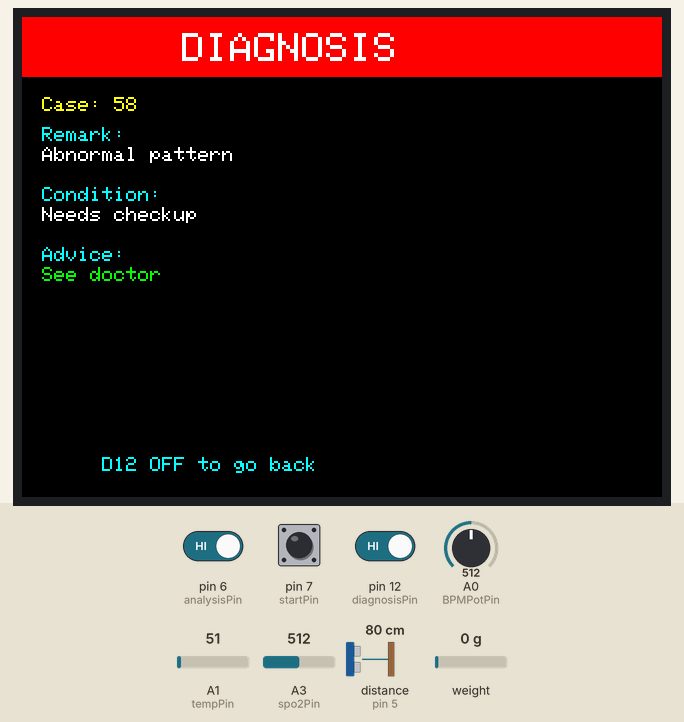
Simulated run of this sketch. Board: Arduino Uno, built with avr-gcc and run on an emulated ATmega328P. Parts: 320×240 colour display. Wiring (inferred from the names in the program): ultrasonic range finder: trigger pin 4; echo pin 5. The inputs (shaded band) are chosen by the test bench; at power-on: pin 12 (diagnosisPin) HIGH, pin 6 (analysisPin) HIGH, pin 7 (startPin) HIGH, A0 (BPMPotPin) = 512, A1 (tempPin) = 51, A3 (spo2Pin) = 512, distance to the obstacle (sensor on pin 5) 80 cm, weight on the scale 0 g. The echo pulse lasts 58.3 µs per cm; what the sketch prints to the serial monitor is not drawn.

Above: at 1.4 s.
1.5 s: pin 12 (diagnosisPin) driven LOW
At 3.6 s:
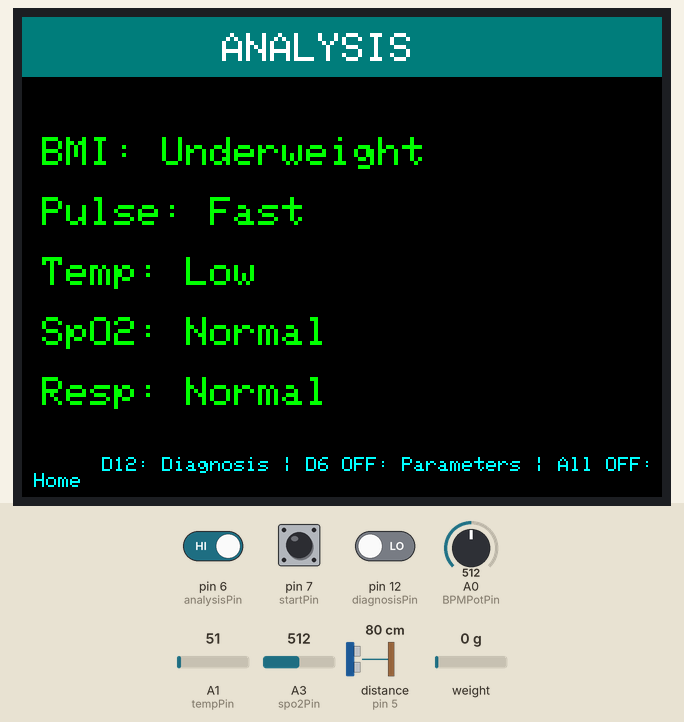
3.9 s: pin 6 (analysisPin) driven LOW
At 5.1 s:
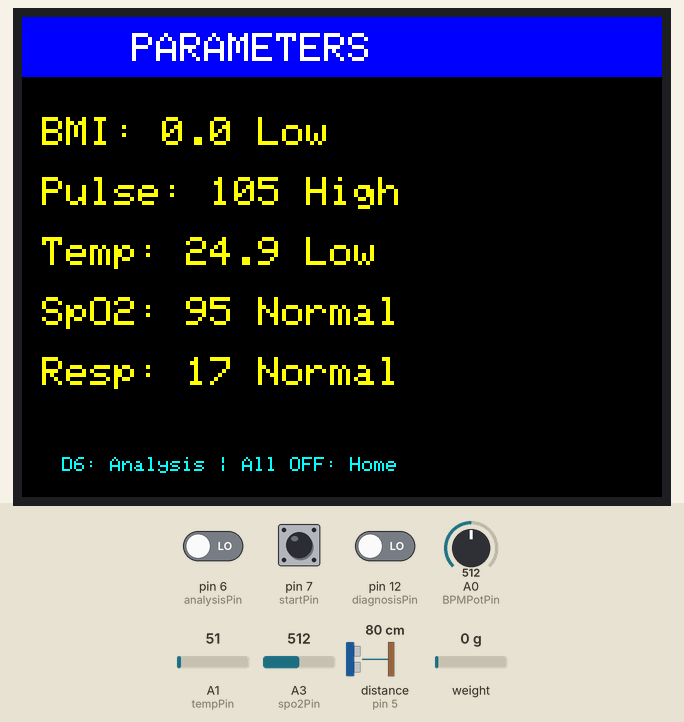
6.2 s: pin 7 (startPin) pulled LOW for 0.9 s
At 7.6 s:
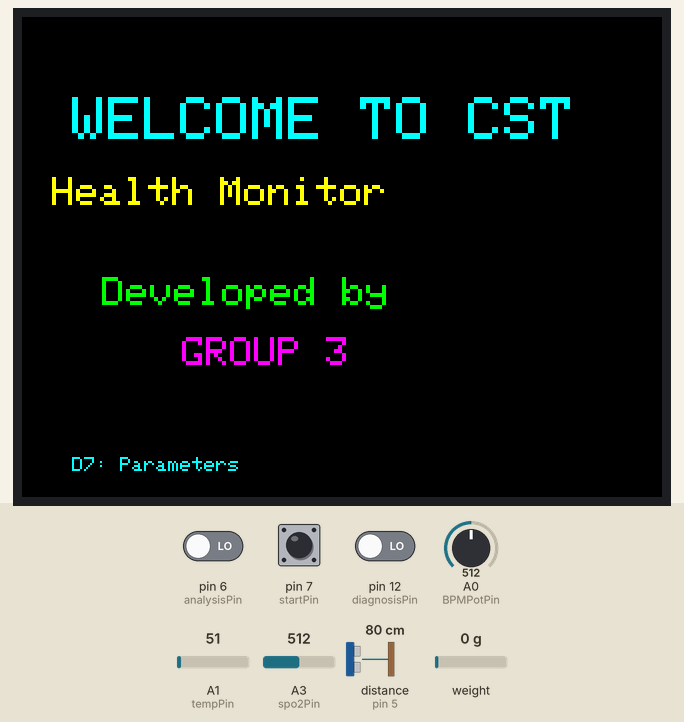
9.3 s: pin 7 (startPin) pulled LOW for 3.2 s
18.3 s: pin 6 (analysisPin) driven HIGH
At 20.3 s:
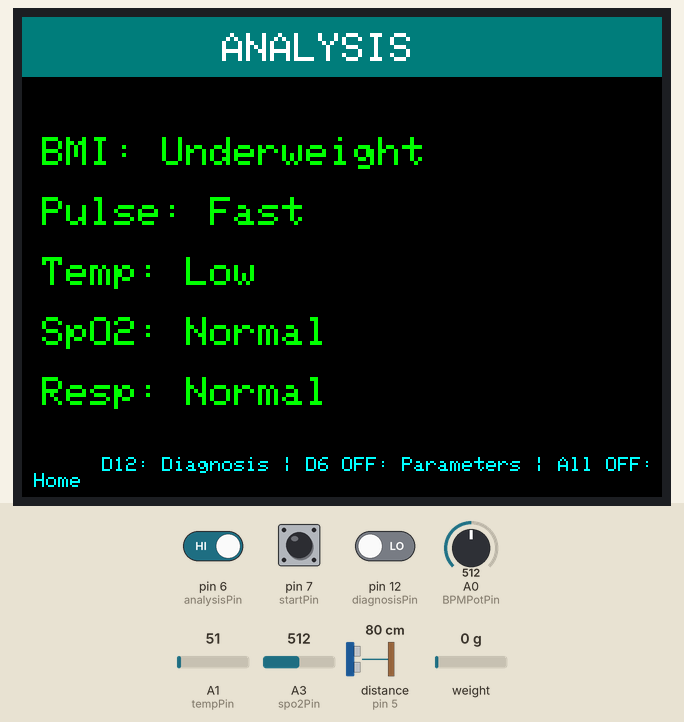
Timing chart, 0 to 21.8 s (numbered marks = the images above; inputs shaded):
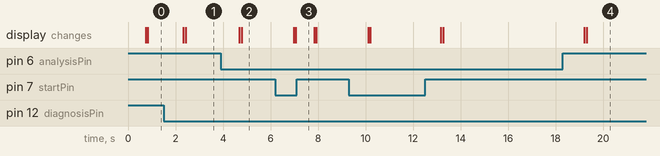

The sketch:

Codee.ino
```cpp
#include <SPI.h>
#include <Wire.h>
#include "HX711.h"
#include <Adafruit_GFX.h>
#include <Adafruit_ILI9341.h>

// ================= TFT Display =================
#define TFT_CS 8
#define TFT_DC 9
#define TFT_RST 10
Adafruit_ILI9341 tft = Adafruit_ILI9341(TFT_CS, TFT_DC, TFT_RST);

// ================= HX711 (Load Cell) =================
const int LOADCELL_DOUT_PIN = 2;
const int LOADCELL_SCK_PIN = 3;
HX711 scale;
float calibration_factor = 36.059;
float offset_kg = 0.0;

// ================= Sensors =================
const int BPMPotPin = A0;
const int tempPin = A1;
const int spo2Pin = A3;
const int trigPin = 4;
const int echoPin = 5;

// ================= Control Pins =================
const int startPin = 7;    // D7 - Parameters Screen
const int analysisPin = 6; // D6 - Analysis Screen
const int diagnosisPin = 12; // D12 - Diagnosis Screen

// ================= Variables =================
float cm;
int respirationRate = 16;
int myBPM = 0;
bool scaleInitialized = false;
unsigned long lastUpdate = 0;
int currentScreen = 0; // 0=welcome, 1=parameters, 2=analysis, 3=diagnosis

// ================= Health States Enum =================
enum HealthState { LOW_STATE = 0, NORMAL_STATE = 1, HIGH_STATE = 2 };

// ================================================================
// ------------------- Optimized Diagnosis System -----------------
// ================================================================

HealthState getBMIState(float bmi) {
  if (bmi < 18.5) return LOW_STATE;
  if (bmi <= 24.9) return NORMAL_STATE;
  return HIGH_STATE;
}

HealthState getBPMState(int bpm) {
  if (bpm < 60) return LOW_STATE;
  if (bpm <= 100) return NORMAL_STATE;
  return HIGH_STATE;
}

HealthState getTempState(float tempC) {
  if (tempC < 36.0) return LOW_STATE;
  if (tempC <= 37.2) return NORMAL_STATE;
  return HIGH_STATE;
}

HealthState getSPO2State(int spo2) {
  if (spo2 < 95) return LOW_STATE;
  if (spo2 <= 98) return NORMAL_STATE;
  return HIGH_STATE;
}


HealthState getRespirationState(int respiration) {
  if (respiration < 12) return LOW_STATE;
  if (respiration <= 20) return NORMAL_STATE;
  return HIGH_STATE;
}

int generateCaseID(HealthState bmi, HealthState bpm, HealthState temp, HealthState spo2, HealthState resp) {
  return bmi * 81 + bpm * 27 + temp * 9 + spo2 * 3 + resp;
}

// Shortened strings to save memory
const char* getHealthRemark(int caseID) {
  switch(caseID) {
    case 3: return "Underweight, low O2";
    case 7: return "Fast breathing, low O2";
    case 9: return "Weak metabolism";
    case 13: return "Low O2, mild stress";
    case 15: return "Fever + low O2";
    case 18: return "High HR, low O2";
    case 22: return "Fast HR + low O2";
    case 31: return "Stable, low O2";
    case 37: return "Mild low O2";
    case 40: return "Low oxygen only";
    case 242: return "All vitals elevated"; // ADDED: All HIGH case
    default: return "Abnormal pattern";
  }
}

const char* getPredictedDisease(int caseID) {
  switch(caseID) {
    case 3: return "Malnutrition";
    case 7: return "COPD/Asthma";
    case 9: return "Low thyroid";
    case 13: return "Anemia";
    case 15: return "Infection";
    case 18: return "Shock/Anemia";
    case 22: return "Hypoxia";
    case 31: return "Lung issue";
    case 37: return "Mild anemia";
    case 40: return "Mild COPD";
    case 242: return "Sepsis/Systemic infection"; // ADDED: All HIGH case
    default: return "Needs checkup";
  }
}

const char* getRecommendations(int caseID) {
  switch(caseID) {
    case 3: return "Nutrition & iron";
    case 7: return "Inhalers & tests";
    case 9: return "Thyroid tests";
    case 13: return "Diet & supplements";
    case 15: return "Antibiotics & rest";
    case 18: return "Emergency care";
    case 22: return "ECG & lung tests";
    case 31: return "Oxygen therapy";
    case 37: return "Iron & diet change";
    case 40: return "Stop smoking & rehab";
    case 242: return "Emergency hospitalization"; // ADDED: All HIGH case
    default: return "See doctor";
  }
}

void showDiagnosis(float BMI, int BPM, float tempC, int spo2, int respiration) {
    tft.fillScreen(ILI9341_BLACK);
    tft.fillRect(0, 0, 320, 30, ILI9341_RED);

    tft.setTextColor(ILI9341_WHITE);
    tft.setTextSize(2);
    tft.setCursor(80, 8);
    tft.println("DIAGNOSIS");

    HealthState bmiState = getBMIState(BMI);
    HealthState bpmState = getBPMState(BPM);
    HealthState tempState = getTempState(tempC);
    HealthState spo2State = getSPO2State(spo2);
    HealthState respState = getRespirationState(respiration);
    int caseID = generateCaseID(bmiState, bpmState, tempState, spo2State, respState);

    tft.setTextSize(1);
    tft.setTextColor(ILI9341_YELLOW);
    tft.setCursor(10, 40);
    tft.print("Case: "); tft.println(caseID);

    tft.setTextColor(ILI9341_CYAN);
    tft.setCursor(10, 55);
    tft.println("Remark:");
    tft.setTextColor(ILI9341_WHITE);
    tft.setCursor(10, 65);
    tft.println(getHealthRemark(caseID));

    tft.setTextColor(ILI9341_CYAN);
    tft.setCursor(10, 85);
    tft.println("Condition:");
    tft.setTextColor(ILI9341_WHITE);
    tft.setCursor(10, 95);
    tft.println(getPredictedDisease(caseID));

    tft.setTextColor(ILI9341_CYAN);
    tft.setCursor(10, 115);
    tft.println("Advice:");
    tft.setTextColor(ILI9341_GREEN);
    tft.setCursor(10, 125);
    tft.println(getRecommendations(caseID));

    tft.setTextColor(ILI9341_CYAN);
    tft.setTextSize(1);
    tft.setCursor(40, 220);
    tft.println("D12 OFF to go back");
}

// ================================================================
// ------------------- Display Functions -------------------------
// ================================================================
void showWelcomeScreen() {
    tft.fillScreen(ILI9341_BLACK);

    tft.setTextColor(ILI9341_CYAN);
    tft.setTextSize(3);
    tft.setCursor(25, 40);
    tft.println("WELCOME TO CST");

    tft.setTextColor(ILI9341_YELLOW);
    tft.setTextSize(2);
    tft.setCursor(15, 80);
    tft.println("Health Monitor");

    tft.setTextColor(ILI9341_GREEN);
    tft.setTextSize(2);
    tft.setCursor(40, 130);
    tft.println("Developed by");

    tft.setTextColor(ILI9341_MAGENTA);
    tft.setCursor(80, 160);
    tft.println("GROUP 3");

    tft.setTextColor(ILI9341_CYAN);
    tft.setTextSize(1);
    tft.setCursor(25, 220);
    tft.println("D7: Parameters");
}

void displayParameters(float BMI, int BPM, float tempC, int spo2, int respiration) {
    tft.fillScreen(ILI9341_BLACK);
    tft.fillRect(0, 0, 320, 30, ILI9341_BLUE);

    tft.setTextColor(ILI9341_WHITE);
    tft.setTextSize(2);
    tft.setCursor(55, 8);
    tft.println("PARAMETERS");

    int y = 50;
    tft.setTextColor(ILI9341_YELLOW);
    tft.setTextSize(2);

    tft.setCursor(10, y);
    tft.print("BMI: "); tft.print(BMI, 1);
    tft.println(BMI < 18.5 ? " Low" : BMI <= 24.9 ? " Normal" : " High");
    y += 30;

    tft.setCursor(10, y);
    tft.print("Pulse: "); tft.print(BPM);
    tft.println(BPM < 60 ? " Low" : BPM > 100 ? " High" : " Normal");
    y += 30;

    tft.setCursor(10, y);
    tft.print("Temp: "); tft.print(tempC, 1);
    tft.println(tempC < 36.0 ? " Low" : tempC > 37.2 ? " High" : " Normal");
    y += 30;

    tft.setCursor(10, y);
    tft.print("SpO2: "); tft.print(spo2);
    tft.println(spo2 < 95 ? " Low" : " Normal");
    y += 30;

    tft.setCursor(10, y);
    tft.print("Resp: "); tft.print(respiration);
    tft.println(respiration < 12 ? " Low" : respiration > 20 ? " High" : " Normal");

    tft.setTextColor(ILI9341_CYAN);
    tft.setTextSize(1);
    tft.setCursor(20, 220);
    tft.println("D6: Analysis | All OFF: Home");
}

void showAnalysis(float BMI, int BPM, float tempC, int spo2, int respiration) {
    tft.fillScreen(ILI9341_BLACK);
    tft.fillRect(0, 0, 320, 30, ILI9341_DARKCYAN);

    tft.setTextColor(ILI9341_WHITE);
    tft.setTextSize(2);
    tft.setCursor(100, 8);
    tft.println("ANALYSIS");

    tft.setTextSize(2);
    tft.setTextColor(ILI9341_GREEN);

    int y = 60;

    tft.setCursor(10, y);
    tft.println(BMI < 18.5 ? "BMI: Underweight" : BMI <= 24.9 ? "BMI: Normal" : "BMI: Overweight");
    y += 30;

    tft.setCursor(10, y);
    tft.println(BPM < 60 ? "Pulse: Slow" : BPM > 100 ? "Pulse: Fast" : "Pulse: Normal");
    y += 30;

    tft.setCursor(10, y);
    tft.println(tempC > 37.2 ? "Temp: Fever" : tempC < 36.0 ? "Temp: Low" : "Temp: Normal");
    y += 30;

    tft.setCursor(10, y);
    tft.println(spo2 < 95 ? "SpO2: Low O2" : "SpO2: Normal");
    y += 30;

    tft.setCursor(10, y);
    tft.println(respiration < 12 ? "Resp: Slow" : respiration > 20 ? "Resp: Fast" : "Resp: Normal");

    tft.setTextColor(ILI9341_CYAN);
    tft.setTextSize(1);
    tft.setCursor(40, 220);
    tft.println("D12: Diagnosis | D6 OFF: Parameters | All OFF: Home");
}

// ================================================================
// ------------------------ Setup --------------------------------
// ================================================================
void setup() {
    Serial.begin(9600);

    scale.begin(LOADCELL_DOUT_PIN, LOADCELL_SCK_PIN);

    pinMode(trigPin, OUTPUT);
    pinMode(echoPin, INPUT);
    pinMode(startPin, INPUT);
    pinMode(analysisPin, INPUT);
    pinMode(diagnosisPin, INPUT);

    tft.begin();
    tft.setRotation(1);

    showWelcomeScreen();

    Serial.println("System Ready...");
}

// ================================================================
// ------------------------ Loop ---------------------------------
// ================================================================
void loop() {
    int D7State = digitalRead(startPin);
    int D6State = digitalRead(analysisPin);
    int D12State = digitalRead(diagnosisPin);

    if (!scaleInitialized) {
        scale.set_scale(calibration_factor);
        scaleInitialized = true;
    }

    // Read sensors
    float tempC = (analogRead(tempPin) * 5.0 / 1023.0) * 100.0;

    digitalWrite(trigPin, LOW);
    delayMicroseconds(2);
    digitalWrite(trigPin, HIGH);
    delayMicroseconds(10);
    digitalWrite(trigPin, LOW);
    long duration = pulseIn(echoPin, HIGH);
    cm = duration * 0.034 / 2;
    float virtualHeight = constrain((cm - 4.4) * (200.0 / (1106.3 - 4.4)), 0, 200);

    float weight = scale.get_units(5) / 1000.0;
    float heightMeters = virtualHeight / 100.0;
    float BMI = (heightMeters > 0) ? weight / (heightMeters * heightMeters) : 0;

    int spo2 = map(analogRead(spo2Pin), 0, 1023, 90, 100);
    int analogValue = analogRead(BPMPotPin);
    myBPM = map(analogValue, 0, 1023, 40, 170);
    respirationRate = map(analogValue, 0, 1023, 10, 25);

    if (millis() - lastUpdate > 1000) {
        Serial.print("Temp: "); Serial.print(tempC, 1);
        Serial.print(" | W: "); Serial.print(weight, 2);
        Serial.print(" | H: "); Serial.print(virtualHeight, 1);
        Serial.print(" | BMI: "); Serial.print(BMI, 1);
        Serial.print(" | SpO2: "); Serial.print(spo2);
        Serial.print(" | BPM: "); Serial.print(myBPM);
        Serial.print(" | Resp: "); Serial.println(respirationRate);

        // Debug: Show states and case ID
        HealthState bmiState = getBMIState(BMI);
        HealthState bpmState = getBPMState(myBPM);
        HealthState tempState = getTempState(tempC);
        HealthState spo2State = getSPO2State(spo2);
        HealthState respState = getRespirationState(respirationRate);
        int caseID = generateCaseID(bmiState, bpmState, tempState, spo2State, respState);
        Serial.print("States: BMI="); Serial.print(bmiState);
        Serial.print(" BPM="); Serial.print(bpmState);
        Serial.print(" Temp="); Serial.print(tempState);
        Serial.print(" SpO2="); Serial.print(spo2State);
        Serial.print(" Resp="); Serial.print(respState);
        Serial.print(" | Case ID: "); Serial.println(caseID);

        lastUpdate = millis();
    }

    // Screen control logic
    if (D7State == LOW && D6State == LOW && D12State == LOW) {
        // All OFF - Welcome screen
        if (currentScreen != 0) {
            showWelcomeScreen();
            currentScreen = 0;
        }
    }
    else if (D7State == HIGH && D6State == LOW && D12State == LOW) {
        // D7 HIGH only - Parameters screen
        if (currentScreen != 1) {
            displayParameters(BMI, myBPM, tempC, spo2, respirationRate);
            currentScreen = 1;
        }
    }
    else if (D7State == HIGH && D6State == HIGH && D12State == LOW) {
        // D7 & D6 HIGH - Analysis screen
        if (currentScreen != 2) {
            showAnalysis(BMI, myBPM, tempC, spo2, respirationRate);
            currentScreen = 2;
        }
    }
    else if (D7State == HIGH && D6State == HIGH && D12State == HIGH) {
        // All HIGH - Diagnosis screen (ALWAYS SHOW)
        if (currentScreen != 3) {
            showDiagnosis(BMI, myBPM, tempC, spo2, respirationRate);
            currentScreen = 3;
        }
    }
    else if (currentScreen == 3 && D12State == LOW) {
        // From Diagnosis back to Analysis (D12 OFF)
        if (D7State == HIGH && D6State == HIGH) {
            showAnalysis(BMI, myBPM, tempC, spo2, respirationRate);
            currentScreen = 2;
        }
    }
    else if (currentScreen == 2 && D6State == LOW && D12State == LOW) {
        // From Analysis back to Parameters (D6 OFF, D12 OFF)
        if (D7State == HIGH) {
            displayParameters(BMI, myBPM, tempC, spo2, respirationRate);
            currentScreen = 1;
        }
    }

    delay(200);
}
```

Measured:
- after the input at 1.5 s, the display: first changes after 0.82 s (image 1 shows a later state)
- after the input at 3.9 s, the display: first changes after 0.78 s (image 2 shows a later state)
- after the input at 6.2 s, the display: first changes after 0.77 s (image 3 shows a later state)
- after the input at 18.3 s, the display: first changes after 0.90 s (image 4 shows a later state)
